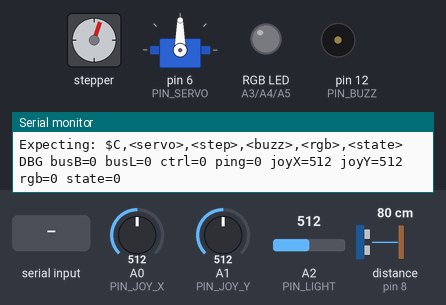
Simulated run of this sketch. Board: Arduino Uno, built with avr-gcc and run on an emulated ATmega328P. On the bench: stepper motor, servo, an RGB LED mixed from three pins (HIGH = lit), buzzer (waves = sounding), the last lines printed to the serial monitor. Wiring (inferred from the names in the program): ultrasonic range finder: trigger pin 7; echo pin 8; stepper motor (2048 steps per turn assumed): coils pin 2, pin 4, pin 3, pin 5. The inputs (shaded band) are chosen by the test bench; at power-on: distance to the obstacle (sensor on pin 8) 80 cm, A0 (PIN_JOY_X) = 512, A1 (PIN_JOY_Y) = 512, A2 (PIN_LIGHT) = 512. The echo pulse lasts 58.3 µs per cm; pins used as bus, display or sensor lines are not drawn.

Above: at 1.2 s.
1.3 s: distance to the obstacle (sensor on pin 8) set to 2 cm
At 3.1 s:
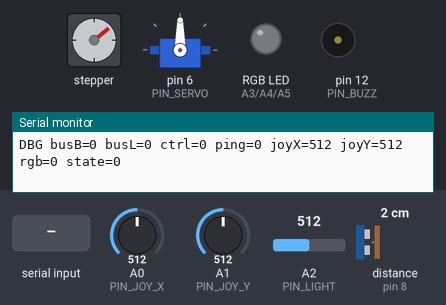
4.3 s: "$C,90,45,200,10,150\n" received over Serial
At 4.92 s:
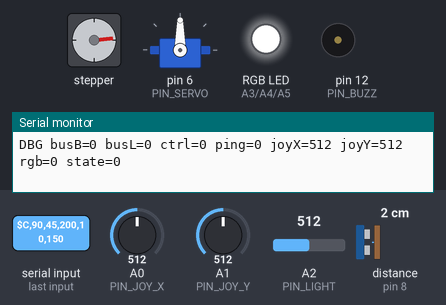
At 6.36 s:
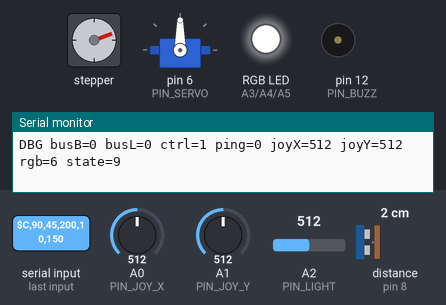
7.3 s: A0 (PIN_JOY_X) set to 30
10.3 s: A1 (PIN_JOY_Y) set to 30
13.3 s: A2 (PIN_LIGHT) set to 30
Timing chart, 0 to 17.3 s (numbered marks = the images above; inputs shaded):
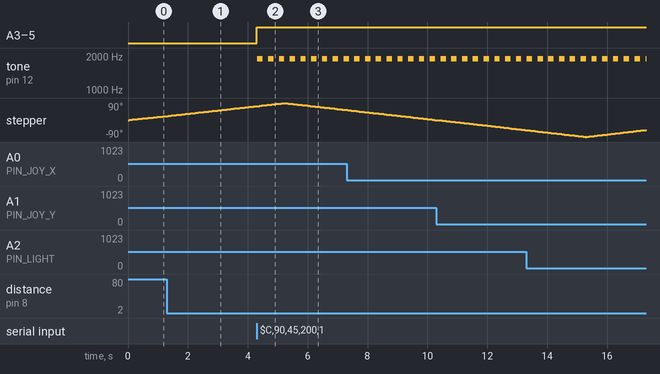

Measured:
- after the input at 4.3 s, A3 (PIN_RGB_R), A4 (PIN_RGB_G), A5 (PIN_RGB_B): LOW → HIGH at once; tone on pin 12 (PIN_BUZZ): alternates 1900 Hz for 0.18 s and silent for 0.18 s, starting at once

The sketch:

aegis_coprocessor.ino
```cpp
#include <SoftwareSerial.h>
#include <Servo.h>
#include <stdio.h>

static const int BUS_RX = 10;
static const int BUS_TX = 11;

static const int PIN_STEP_1 = 2;
static const int PIN_STEP_2 = 3;
static const int PIN_STEP_3 = 4;
static const int PIN_STEP_4 = 5;

static const int PIN_SERVO = 6;
static const int PIN_TRIG = 7;
static const int PIN_ECHO = 8;
static const int PIN_TILT = 9;

static const int PIN_BUZZ = 12;

static const int PIN_JOY_X = A0;
static const int PIN_JOY_Y = A1;
static const int PIN_LIGHT = A2;
static const int PIN_RGB_R = A3;
static const int PIN_RGB_G = A4;
static const int PIN_RGB_B = A5;

static const int RADAR_SWEEP_STEPS = 512;
static const int SECTOR_COUNT = 16;

SoftwareSerial bus(BUS_RX, BUS_TX);
Servo shieldServo;

char busLine[96];
int busLineIdx = 0;
char serialLine[96];
int serialLineIdx = 0;
unsigned long g_busRxBytes = 0;
unsigned long g_busRxLines = 0;
unsigned long g_ctrlFrames = 0;
unsigned long g_pingFrames = 0;

int g_servoDeg = 90;
int g_stepMode = 2;
int g_buzzMode = 0;
int g_rgbCode = 0;
int g_roundState = 0;

long g_radarPos = 0;
int g_radarDir = 1;
int g_sector = 0;
int g_stepIndex = 0;

int g_distCm = 400;
int g_lux = 0;
int g_tilt = 0;
int g_tempC10 = 250;
int g_hum10 = 500;
int g_aux = 0;
int g_joyX = 512;
int g_joyY = 512;

unsigned long g_lastSensorMs = 0;
unsigned long g_lastFrameMs = 0;
unsigned long g_lastStepMs = 0;
unsigned long g_lastLogMs = 0;

static const int STEP_SEQ[4][4] = {
  {HIGH, LOW,  HIGH, LOW},
  {LOW,  HIGH, HIGH, LOW},
  {LOW,  HIGH, LOW,  HIGH},
  {HIGH, LOW,  LOW,  HIGH}
};

static int clampInt(int v, int lo, int hi) {
  if (v < lo) return lo;
  if (v > hi) return hi;
  return v;
}

static int readDistanceRawCm(void) {
  digitalWrite(PIN_TRIG, LOW);
  delayMicroseconds(2);
  digitalWrite(PIN_TRIG, HIGH);
  delayMicroseconds(10);
  digitalWrite(PIN_TRIG, LOW);

  unsigned long us = pulseIn(PIN_ECHO, HIGH, 25000UL);
  if (us == 0) return 400;

  int cm = (int)(us / 58UL);
  if (cm < 2) cm = 2;
  if (cm > 400) cm = 400;
  return cm;
}

static int median3(int a, int b, int c) {
  if (a > b) { int t = a; a = b; b = t; }
  if (b > c) { int t = b; b = c; c = t; }
  if (a > b) { int t = a; a = b; b = t; }
  return b;
}

static int readDistanceCm(void) {
  static int lastGood = 400;
  int a = readDistanceRawCm();
  int b = readDistanceRawCm();
  int c = readDistanceRawCm();
  int dist = median3(a, b, c);

  if (dist >= 400) return lastGood;
  lastGood = dist;
  return dist;
}

static int averagedAnalogRead(int pin) {
  int a = analogRead(pin);
  int b = analogRead(pin);
  int c = analogRead(pin);
  int d = analogRead(pin);
  return (a + b + c + d) / 4;
}

static int smoothAnalogRead(int pin, int current) {
  int sample = averagedAnalogRead(pin);
  return ((current * 7) + sample) / 8;
}

static void applyRgbCode(int code) {
  int r = LOW;
  int g = LOW;
  int b = LOW;

  switch (code) {
    case 1: g = HIGH; break;
    case 2: r = HIGH; g = HIGH; break;
    case 3: r = HIGH; break;
    case 4: g = HIGH; b = HIGH; break;
    case 5: r = HIGH; b = HIGH; break;
    case 6: r = HIGH; g = HIGH; b = HIGH; break;
    default: break;
  }

  digitalWrite(PIN_RGB_R, r);
  digitalWrite(PIN_RGB_G, g);
  digitalWrite(PIN_RGB_B, b);
}

static void applyOutputs(void) {
  shieldServo.write(clampInt(g_servoDeg, 0, 180));

  if (g_buzzMode == 0) {
    noTone(PIN_BUZZ);
  } else if (g_buzzMode == 1) {
    tone(PIN_BUZZ, 2400);
  } else {
    if (((millis() / 180UL) % 2UL) == 0UL) {
      tone(PIN_BUZZ, 1900);
    } else {
      noTone(PIN_BUZZ);
    }
  }

  applyRgbCode(g_rgbCode);
}

static void applyStepPhase(int idx) {
  digitalWrite(PIN_STEP_1, STEP_SEQ[idx][0]);
  digitalWrite(PIN_STEP_2, STEP_SEQ[idx][1]);
  digitalWrite(PIN_STEP_3, STEP_SEQ[idx][2]);
  digitalWrite(PIN_STEP_4, STEP_SEQ[idx][3]);
}

static void stepMotor(int delta) {
  if (delta > 0) {
    g_stepIndex = (g_stepIndex + 1) & 3;
  } else {
    g_stepIndex = (g_stepIndex + 3) & 3;
  }
  applyStepPhase(g_stepIndex);
}

static void stepRadar(void) {
  unsigned long now = millis();
  if (now - g_lastStepMs < 8) return;
  g_lastStepMs = now;

  int stepDelta = 0;
  if (g_stepMode == 1) {
    stepDelta = 1;
  } else if (g_stepMode == -1) {
    stepDelta = -1;
  } else if (g_stepMode == 2) {
    stepDelta = g_radarDir;
    if (g_radarPos >= RADAR_SWEEP_STEPS) g_radarDir = -1;
    if (g_radarPos <= -RADAR_SWEEP_STEPS) g_radarDir = 1;
  }

  if (stepDelta != 0) {
    stepMotor(stepDelta);
    g_radarPos += stepDelta;
  }

  long shifted = g_radarPos + RADAR_SWEEP_STEPS;
  long span = (2L * RADAR_SWEEP_STEPS) + 1L;
  if (shifted < 0) shifted = 0;
  if (shifted > span) shifted = span;
  g_sector = (int)((shifted * SECTOR_COUNT) / (span + 1L));
  if (g_sector < 0) g_sector = 0;
  if (g_sector >= SECTOR_COUNT) g_sector = SECTOR_COUNT - 1;
}

static void sampleSensors(void) {
  unsigned long now = millis();
  if (now - g_lastSensorMs < 120) return;
  g_lastSensorMs = now;

  g_distCm = readDistanceCm();
  g_lux = smoothAnalogRead(PIN_LIGHT, g_lux);
  g_tilt = 0;
  g_joyX = smoothAnalogRead(PIN_JOY_X, g_joyX);
  g_joyY = smoothAnalogRead(PIN_JOY_Y, g_joyY);
  g_tempC10 = 250;
  g_hum10 = 500;
  g_aux = g_joyY;
}

static void sendSensorFrame(void) {
  unsigned long now = millis();
  if (now - g_lastFrameMs < 180) return;
  g_lastFrameMs = now;

  char frame[128];
  snprintf(frame,
           sizeof(frame),
           "$S,%lu,%d,%d,%d,%d,%d,%d,%d,%d\n",
           now,
           g_sector,
           g_distCm,
           g_lux,
           g_tilt,
           g_tempC10,
           g_hum10,
           g_aux,
           g_joyX);

  bus.print(frame);
  bus.listen();
}

static void parseControl(const char *line) {
  int servo = 90;
  int stepMode = 0;
  int buzzMode = 0;
  int rgbCode = 0;
  int roundState = 0;

  if (sscanf(line, "$C,%d,%d,%d,%d,%d", &servo, &stepMode, &buzzMode, &rgbCode, &roundState) == 5) {
    g_servoDeg = clampInt(servo, 0, 180);
    g_stepMode = clampInt(stepMode, -1, 2);
    g_buzzMode = clampInt(buzzMode, 0, 2);
    g_rgbCode = clampInt(rgbCode, 0, 6);
    g_roundState = clampInt(roundState, 0, 9);
    g_ctrlFrames++;
    return;
  }

  if (strcmp(line, "PING") == 0) {
    g_pingFrames++;
    bus.println("$A,PONG");
    return;
  }
}

static void pollBus(void) {
  while (bus.available()) {
    char c = (char)bus.read();
    g_busRxBytes++;
    if (c == '$') {
      busLineIdx = 0;
    }
    if (c == '\r' || c == '\n') {
      busLine[busLineIdx] = '\0';
      if (busLineIdx > 0) {
        g_busRxLines++;
        parseControl(busLine);
      }
      busLineIdx = 0;
      continue;
    }

    if (busLineIdx < (int)sizeof(busLine) - 1) {
      busLine[busLineIdx++] = c;
    }
  }
}

static void pollSerial(void) {
  while (Serial.available()) {
    char c = (char)Serial.read();
    if (c == '\r' || c == '\n') {
      serialLine[serialLineIdx] = '\0';
      if (serialLineIdx > 0) parseControl(serialLine);
      serialLineIdx = 0;
      continue;
    }

    if (serialLineIdx < (int)sizeof(serialLine) - 1) {
      serialLine[serialLineIdx++] = c;
    }
  }
}

void setup() {
  Serial.begin(115200);
  bus.begin(9600);
  bus.listen();

  pinMode(PIN_TRIG, OUTPUT);
  pinMode(PIN_ECHO, INPUT);
  pinMode(PIN_TILT, INPUT_PULLUP);
  pinMode(PIN_BUZZ, OUTPUT);
  pinMode(PIN_STEP_1, OUTPUT);
  pinMode(PIN_STEP_2, OUTPUT);
  pinMode(PIN_STEP_3, OUTPUT);
  pinMode(PIN_STEP_4, OUTPUT);

  pinMode(PIN_RGB_R, OUTPUT);
  pinMode(PIN_RGB_G, OUTPUT);
  pinMode(PIN_RGB_B, OUTPUT);

  shieldServo.attach(PIN_SERVO);
  applyStepPhase(0);

  applyOutputs();

  Serial.println("AEGIS coprocessor ready");
  Serial.println("Expecting: $C,<servo>,<step>,<buzz>,<rgb>,<state>");
}

void loop() {
  pollBus();
  pollSerial();

  stepRadar();
  sampleSensors();
  applyOutputs();
  sendSensorFrame();

  if (millis() - g_lastLogMs >= 1000) {
    g_lastLogMs = millis();
    Serial.print("DBG busB=");
    Serial.print(g_busRxBytes);
    Serial.print(" busL=");
    Serial.print(g_busRxLines);
    Serial.print(" ctrl=");
    Serial.print(g_ctrlFrames);
    Serial.print(" ping=");
    Serial.print(g_pingFrames);
    Serial.print(" joyX=");
    Serial.print(g_joyX);
    Serial.print(" joyY=");
    Serial.print(g_joyY);
    Serial.print(" rgb=");
    Serial.print(g_rgbCode);
    Serial.print(" state=");
    Serial.println(g_roundState);
  }
}
```
